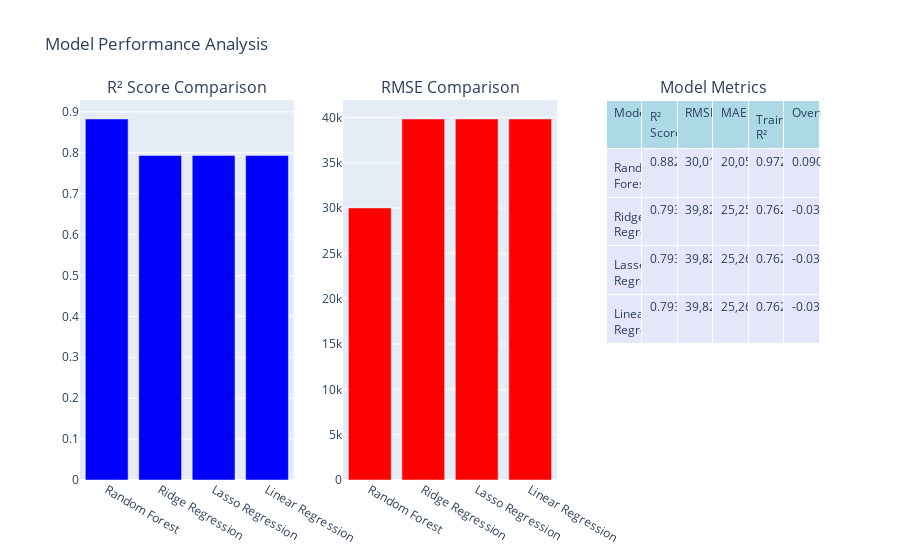

The cell this chart's notebook holds for it:
### Markdown cell above
## Performance Metric Visualisation

### Code cell
# Create performance comparison chart
fig = make_subplots(
    rows=1, cols=3,
    subplot_titles=['R² Score Comparison', 'RMSE Comparison', 'Model Metrics'],
    specs=[[{}, {}, {"type": "table"}]]
)

# R² Score comparison
fig.add_trace(
    go.Bar(
        x=comparison_df['Model'],
        y=comparison_df['R² Score'],
        name='R² Score',
        marker_color='blue'
    ),
    row=1, col=1
)

# RMSE comparison
fig.add_trace(
    go.Bar(
        x=comparison_df['Model'],
        y=comparison_df['RMSE'],
        name='RMSE',
        marker_color='red'
    ),
    row=1, col=2
)

# Metrics table
fig.add_trace(
    go.Table(
        header=dict(values=list(comparison_df.columns),
                   fill_color='lightblue',
                   align='left'),
        cells=dict(values=[comparison_df[col] for col in comparison_df.columns],
                  fill_color='lavender',
                  align='left',
                  format=[None, '.4f', ',.0f', ',.0f', '.4f', '.4f'])
    ),
    row=1, col=3
)

fig.update_layout(height=500, title_text="Model Performance Analysis", showlegend=False)
fig.show()

### Figure 1 — Plotly figure (JSON) as saved in the notebook; plotly's stock layout.template omitted (floating-point values rounded to 4 significant figures)
{"data": [{"marker": {"color": "blue"}, "name": "R² Score", "type": "bar", "x": ["Random Forest", "Ridge Regression", "Lasso Regression", "Linear Regression"], "xaxis": "x", "y": [0.8826, 0.7933, 0.7932, 0.7932], "yaxis": "y"}, {"marker": {"color": "red"}, "name": "RMSE", "type": "bar", "x": ["Random Forest", "Ridge Regression", "Lasso Regression", "Linear Regression"], "xaxis": "x2", "y": [30010.0, 39820.0, 39820.0, 39820.0], "yaxis": "y2"}, {"cells": {"align": "left", "fill": {"color": "lavender"}, "format": [null, ".4f", ",.0f", ",.0f", ".4f", ".4f"], "values": [["Random Forest", "Ridge Regression", "Lasso Regression", "Linear Regression"], [0.8826, 0.7933, 0.7932, 0.7932], [30010.0, 39820.0, 39820.0, 39820.0], [20050.0, 25260.0, 25260.0, 25260.0], [0.9728, 0.7627, 0.7627, 0.7627], [0.09026, -0.03054, -0.03051, -0.03051]]}, "domain": {"x": [0.7111, 1], "y": [0, 1]}, "header": {"align": "left", "fill": {"color": "lightblue"}, "values": ["Model", "R² Score", "RMSE", "MAE", "Train R²", "Overfitting"]}, "type": "table"}], "layout": {"annotations": [{"font": {"size": 16}, "showarrow": false, "text": "R² Score Comparison", "x": 0.1444, "xanchor": "center", "xref": "paper", "y": 1, "yanchor": "bottom", "yref": "paper"}, {"font": {"size": 16}, "showarrow": false, "text": "RMSE Comparison", "x": 0.5, "xanchor": "center", "xref": "paper", "y": 1, "yanchor": "bottom", "yref": "paper"}, {"font": {"size": 16}, "showarrow": false, "text": "Model Metrics", "x": 0.8556, "xanchor": "center", "xref": "paper", "y": 1, "yanchor": "bottom", "yref": "paper"}], "autosize": true, "showlegend": false, "title": {"text": "Model Performance Analysis"}, "xaxis": {"anchor": "y", "autorange": true, "domain": [0, 0.2889], "range": [-0.5, 3.5], "type": "category"}, "xaxis2": {"anchor": "y2", "autorange": true, "domain": [0.3556, 0.6444], "range": [-0.5, 3.5], "type": "category"}, "yaxis": {"anchor": "x", "autorange": true, "domain": [0, 1], "range": [0, 0.929], "type": "linear"}, "yaxis2": {"anchor": "x2", "autorange": true, "domain": [0, 1], "range": [0, 41920.0], "type": "linear"}}}
